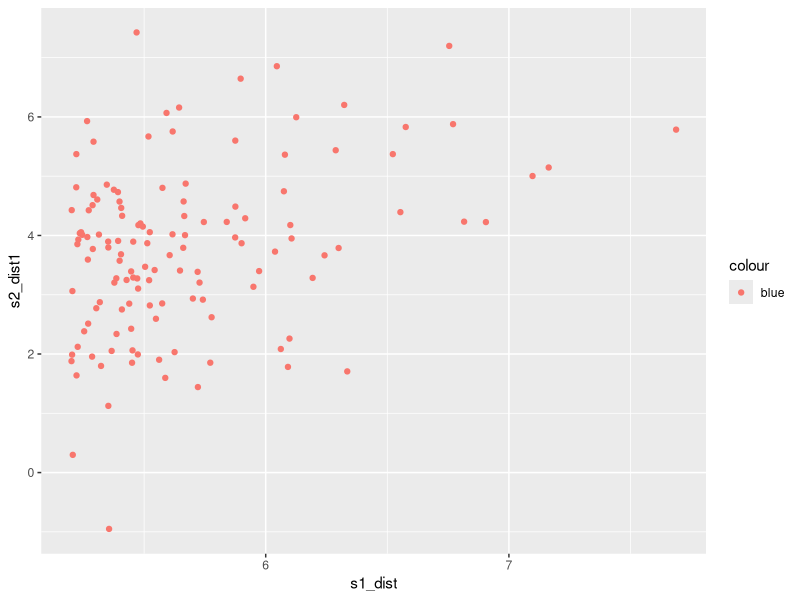

Write R code to recreate this figure.
#predicting whether s2 replicates given s1. Different Sample Size 

library(tidyverse)
library(MASS)
library(ggplot2)
library(dplyr)
library(plyr)
library(reshape2)

#simulating data 
var<-2
sigma<-sqrt(var)
M=100000
N_1=1
N_2=1
#N_1=10000
z_score=5.2


calculate_pcondtional<-function(s1,sampleS1, sampleS2){
  sd_S1<-sqrt(sampleS1*sigma^2+1)
  sd_S2<-sqrt(sampleS2*sigma^2+1)
  mean<-(sqrt(sampleS1)*sqrt(sampleS2)*sigma^2*s1)/(sd_S1^2)
  var2<-1+((sampleS2*sigma^2)/(sd_S1)^2)
  p <- s1
  for (i in 1:NROW(s1)){
    if (s1[i]>0){
      p[i]<-(1-pnorm(z_score, mean[i], sqrt(var2)))
    }
    else{
      p[i]<-pnorm(-z_score, mean[i], sqrt(var2))
    }
  }
  return(p)
}

lamda <- rnorm(n=M, mean=0, sd=sigma)

s1_dist<-matrix(nrow=M, ncol=1)
s2_dist1<-matrix(nrow=M, ncol=1)

for (i in 1:M){
  s1_dist[i]<-rnorm(n=1,mean=lamda[i]*sqrt(N_1),sd=1)
  s2_dist1[i]<-rnorm(n=1,mean=lamda[i]*sqrt(N_2),sd=1)
}

s1_dist<-as.vector(s1_dist)
s2_dist1<-as.vector(s2_dist1)

results.data<-data.frame(s1_dist, s2_dist1)
#calculating variance normally to check to see if its 1 
# temp1<-((s1_dist)*(sqrt(N_2)))-((s2_dist1)*(sqrt(N_1)))
# temp1<-temp1/(sqrt(N_1+N_2))
# act_var<-var(temp1)

#s1_dist_copy<-subset(s1_dist, s1_dist>5.2 | s1_dist<5.2)
#s2_dist_copy<-subset(s2_dist1, s2_dist1>5.2 | s2_dist1<5.2)

#using signifcant s1 and s1
# temp1_c<-((s1_dist_copy)*(sqrt(N_2)))-((s2_dist_copy)*(sqrt(N_1)))
# temp1_c<-temp1/(sqrt(N_1+N_2))
# act_var_c<-var(temp1)

#calcualting variance for only signifcant s1 
tempData<-filter(results.data, s1_dist>5.2)
temp1<-((tempData$s1_dist)*(sqrt(N_2)))-((tempData$s2_dist1)*(sqrt(N_1)))
temp1<-temp1/(sqrt(N_1+N_2))
act_var<-var(temp1)

#checking winners curse 
s1_s2<-ggplot(data = tempData, mapping = aes(x = s1_dist, y = s2_dist1,colour="blue")) +geom_point()
s1_s2

mean(tempData$s2_dist1)
mean(tempData$s1_dist)